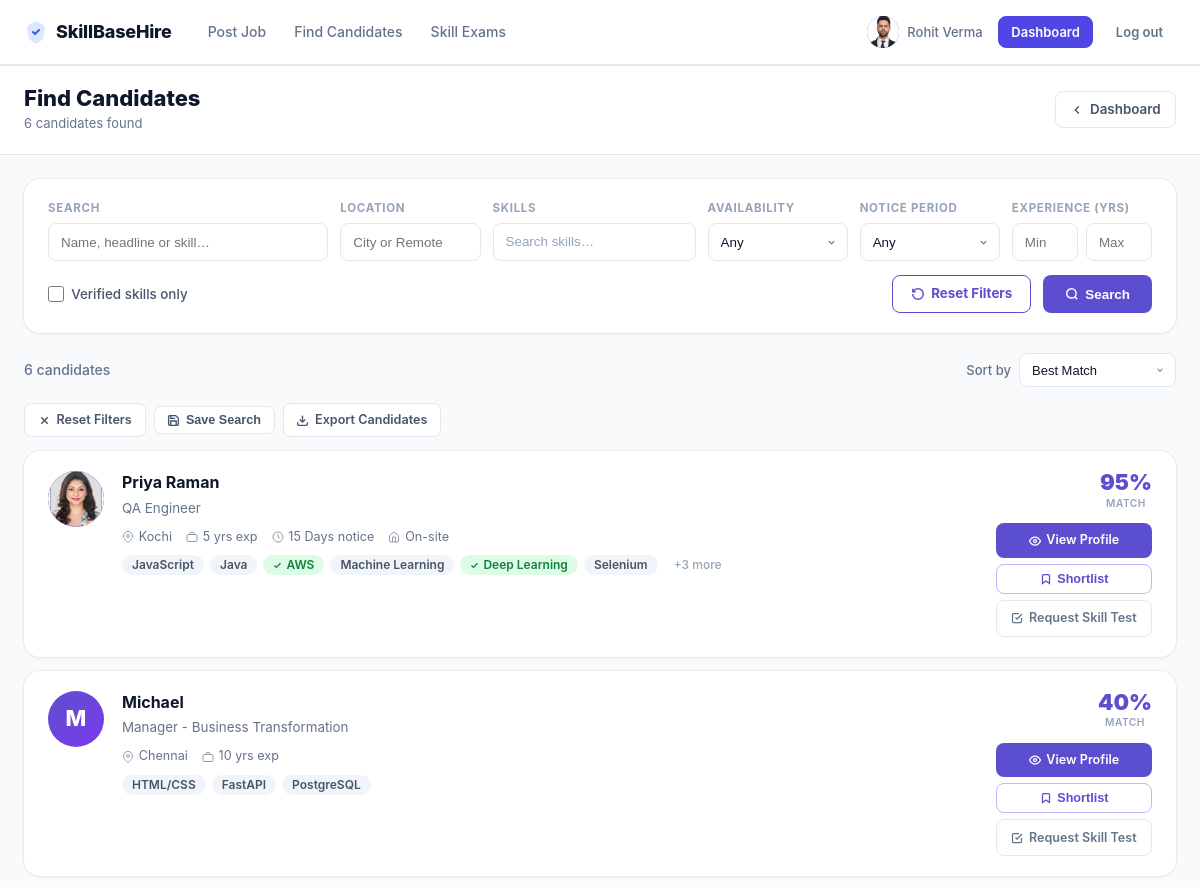
/recruiter/candidates (signed in, upper part), run on an earlier commit of the app's database.
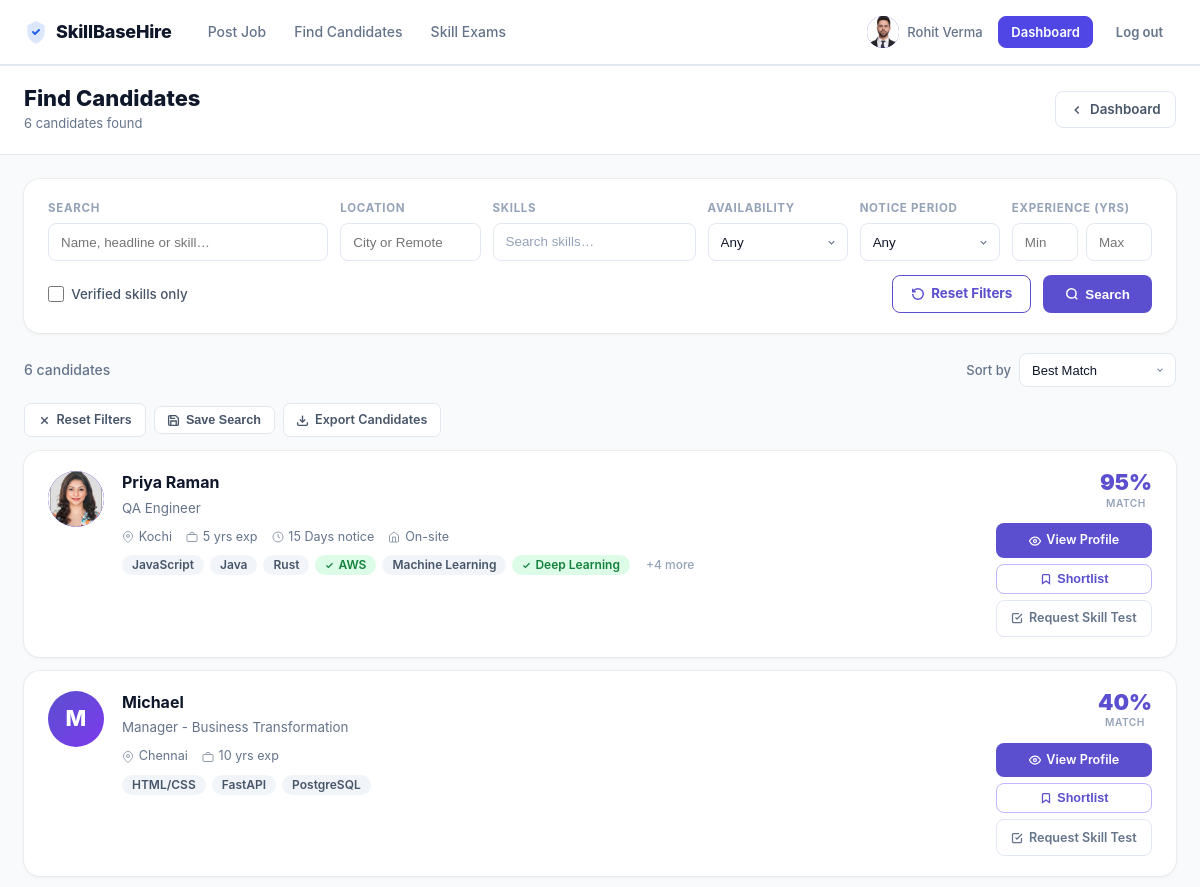
And on a later commit of the database.
### tables this page shows
CREATE TABLE users (
                id INTEGER PRIMARY KEY AUTOINCREMENT,
                name TEXT NOT NULL,
                email TEXT UNIQUE NOT NULL,
                password_hash TEXT NOT NULL,
                role TEXT NOT NULL CHECK(role IN ('candidate','recruiter')),
                created_at TIMESTAMP DEFAULT CURRENT_TIMESTAMP
            , email_verified INTEGER DEFAULT 1, verification_token TEXT);

CREATE TABLE skills (
                id INTEGER PRIMARY KEY AUTOINCREMENT,
                name TEXT UNIQUE NOT NULL,
                category TEXT NOT NULL,
                description TEXT DEFAULT ''
            );

### app.py (the view)
@app.route('/recruiter/candidates')
@recruiter_required
def search_candidates():
    from datetime import datetime as _dt
    db = get_db()
    search          = request.args.get('q', '').strip()
    skill_filters   = [s.strip() for s in request.args.getlist('skill') if s.strip()]
    location_filter = request.args.get('location', '').strip()
    verified_only   = request.args.get('verified', '') == '1'
    notice_filter   = request.args.get('notice', '').strip()
    work_mode_filter= request.args.get('work_mode', '').strip()
    exp_min         = request.args.get('exp_min', '').strip()
    exp_max         = request.args.get('exp_max', '').strip()
    sort_by         = request.args.get('sort', 'best_match')
    query = '''
        SELECT DISTINCT u.id, u.name, u.email, u.created_at,
               cp.headline, cp.location, cp.profile_photo, cp.experience,
               cp.notice_period, cp.work_mode, cp.work_status,
               (SELECT COUNT(*) FROM user_skills WHERE user_id=u.id AND verified=1) AS verified_count,
               (SELECT COUNT(*) FROM user_skills WHERE user_id=u.id) AS total_skills,
               (SELECT GROUP_CONCAT(s.name||':'||us.verified, ',')
                FROM user_skills us JOIN skills s ON us.skill_id=s.id
                WHERE us.user_id=u.id ORDER BY us.verified DESC LIMIT 8) AS skills_data
        FROM users u LEFT JOIN candidate_profiles cp ON u.id=cp.user_id
        WHERE u.role='candidate'
    '''
    params = []
    if search:
        query += ''' AND (u.name LIKE ? OR cp.headline LIKE ? OR cp.bio LIKE ?
                    OR u.id IN (
                        SELECT DISTINCT us.user_id FROM user_skills us JOIN skills s ON us.skill_id=s.id
                        WHERE s.name LIKE ?))'''
        params += [f'%{search}%', f'%{search}%', f'%{search}%', f'%{search}%']
    if location_filter:
        query += ' AND cp.location LIKE ?'
        params.append(f'%{location_filter}%')
    if skill_filters:
        ph = ','.join('?' * len(skill_filters))
        query += f''' AND u.id IN (
            SELECT DISTINCT us.user_id FROM user_skills us JOIN skills s ON us.skill_id=s.id
            WHERE LOWER(s.name) IN ({ph}))'''
        params.extend(s.lower() for s in skill_filters)
    if verified_only:
        query += ' AND (SELECT COUNT(*) FROM user_skills WHERE user_id=u.id AND verified=1) > 0'
    if notice_filter:
        query += ' AND cp.notice_period = ?'
        params.append(notice_filter)
    if work_mode_filter:
        query += ' AND cp.work_mode = ?'
        params.append(work_mode_filter)
    query += ' ORDER BY verified_count DESC, u.created_at DESC'
    raw = db.execute(query, params).fetchall()
    exp_map = {}
    if raw:
        ids = [c['id'] for c in raw]
        placeholders = ','.join('?' * len(ids))
        all_exps = db.execute(
            f'SELECT user_id, start_date, end_date, is_current FROM candidate_work_experience WHERE user_id IN ({placeholders})',
            ids
        ).fetchall()
        now = _dt.now()
        for exp in all_exps:
            uid = exp['user_id']
            if not exp['start_date']:
                continue
            try:
                sy, sm = int(exp['start_date'][:4]), int(exp['start_date'][5:7])
                if exp['is_current'] or not exp['end_date']:
                    ey, em = now.year, now.month
                else:
                    ey, em = int(exp['end_date'][:4]), int(exp['end_date'][5:7])
                exp_map[uid] = exp_map.get(uid, 0) + max(0, (ey - sy) * 12 + (em - sm))
            except Exception:
                pass
    import re as _re
    candidates = []
    for c in raw:
        d = dict(c)
        d['skills']     = parse_skills_data(c['skills_data'])[:6]
        exp_months = exp_map.get(c['id'], 0)
        if exp_months == 0 and c['experience']:
            m = _re.search(r'(\d+(?:\.\d+)?)', c['experience'])
            if m:
                exp_months = int(float(m.group(1)) * 12)
        d['exp_months'] = exp_months
        score = 30
        if d.get('headline'):      score += 5
        if d.get('location'):      score += 5
        if d.get('profile_photo'): score += 5
        if d.get('work_status'):   score += 5
        score += min(d.get('verified_count', 0) * 12, 45)
        d['match_score'] = min(score, 99)
        candidates.append(d)
    if exp_min:
        try:
            candidates = [c for c in candidates if c['exp_months'] >= int(exp_min) * 12]
        except ValueError:
            pass
    if exp_max:
        try:
            candidates = [c for c in candidates if c['exp_months'] <= int(exp_max) * 12]
        except ValueError:
            pass
    _notice_order = {'Immediate': 0, '15 Days': 1, '30 Days': 2, '60 Days': 3, '90 Days': 4}
    if sort_by == 'experience':
        candidates.sort(key=lambda c: c['exp_months'], reverse=True)
    elif sort_by == 'notice':
        candidates.sort(key=lambda c: _notice_order.get(c.get('notice_period') or '', 9))
    elif sort_by in ('recent', 'new'):
        candidates.sort(key=lambda c: c['created_at'] or '', reverse=True)
    else:
        candidates.sort(key=lambda c: c['match_score'], reverse=True)
    has_filters = any([search, skill_filters, location_filter, verified_only,
                       notice_filter, work_mode_filter, exp_min, exp_max])
    all_skills = db.execute('SELECT * FROM skills ORDER BY name').fetchall()
    return render_template('candidates.html', candidates=candidates,
                           all_skills=all_skills, search=search,
                           skill_filters=skill_filters, location_filter=location_filter,
                           verified_only=verified_only, notice_filter=notice_filter,
                           work_mode_filter=work_mode_filter, exp_min=exp_min, exp_max=exp_max,
                           sort_by=sort_by, has_filters=has_filters,
                           user=get_current_user())

### app.py (called while the page is built, shortened)
def get_db():
    db = getattr(g, '_database', None)
    if db is None:
        db = g._database = sqlite3.connect(DATABASE)
        db.row_factory = sqlite3.Row
    return db

@app.teardown_appcontext
def close_connection(_exception):
    db = getattr(g, '_database', None)
    if db is not None:
        db.close()

@app.after_request
def set_security_headers(response):
    response.headers['X-Content-Type-Options'] = 'nosniff'
    response.headers['X-Frame-Options'] = 'SAMEORIGIN'
    response.headers['X-XSS-Protection'] = '1; mode=block'
    response.headers['Referrer-Policy'] = 'strict-origin-when-cross-origin'
    response.headers['Permissions-Policy'] = 'geolocation=(), microphone=(), camera=()'
    if os.environ.get('FLASK_ENV') == 'production':
        response.headers['Strict-Transport-Security'] = 'max-age=31536000; includeSubDomains'
    return response

@app.context_processor
def inject_notif_count():
    return {'unread_notif_count': 0}

def get_current_user():
    if 'user_id' not in session:
        return None
    return get_db().execute('SELECT * FROM users WHERE id = ?', [session['user_id']]).fetchone()

### templates/candidates.html (shortened to what the changed rows need)
{% extends "base.html" %}
{% block content %}
{% macro exp_label(m) -%}
  {%- if m == 0 -%}—
  {%- elif m < 12 -%}{{ m }} mo
  {%- elif m < 24 -%}1 yr
  {%- else -%}{{ (m / 12) | int }} yrs
  {%- endif -%}
{%- endmacro %}
<div class="fcp">
  <div class="fcp-hd">
    <div class="fcp-hd-inner">
      <div>
        <h1>Find Candidates</h1>
      </div>
    </div>
  </div>
  <div class="fcp-body">
    {% if candidates %}
      <div class="fcp-cards">
        {% for c in candidates %}
          <div class="fcp-ccard">
            <a href="{{ url_for('candidate_detail', candidate_id=c.id) }}" class="fcp-av" aria-label="{{ c.name }}">
              {% if c.profile_photo %}
                <img src="/static/uploads/photos/{{ c.profile_photo }}" alt="{{ c.name }}">
              {% else %}
                {{ c.name[0].upper() }}
              {% endif %}
            </a>
            <div class="fcp-cb">
              <div class="fcp-name-row">
                <div>
                  <a href="{{ url_for('candidate_detail', candidate_id=c.id) }}" class="fcp-name">{{ c.name }}</a>
                  {% if c.headline %}
                    <div class="fcp-hl">{{ c.headline }}</div>
                  {% endif %}
                </div>
              </div>
              <div class="fcp-meta">
                {% if c.location %}
                  <span class="fcp-mi">
                    <svg width="12" height="12" viewBox="0 0 24 24" fill="none" stroke="currentColor" stroke-width="2"><path d="M21 10c0 7-9 13-9 13s-9-6-9-13a9 9 0 0118 0z"/><circle cx="12" cy="10" r="3"/></svg>
                    {{ c.location }}
                  </span>
                {% endif %}
                {% if c.exp_months > 0 %}
                  <span class="fcp-mi">
                    <svg width="12" height="12" viewBox="0 0 24 24" fill="none" stroke="currentColor" stroke-width="2"><rect x="2" y="7" width="20" height="14" rx="2"/><path d="M16 7V5a2 2 0 00-2-2h-4a2 2 0 00-2 2v2"/></svg>
                    {{ exp_label(c.exp_months) }} exp
                  </span>
                {% endif %}
                {% if c.notice_period %}
                  <span class="fcp-mi">
                    <svg width="12" height="12" viewBox="0 0 24 24" fill="none" stroke="currentColor" stroke-width="2"><circle cx="12" cy="12" r="10"/><polyline points="12 6 12 12 16 14"/></svg>
                    {{ c.notice_period }} notice
                  </span>
                {% endif %}
                {% if c.work_mode %}
                  <span class="fcp-mi">
                    <svg width="12" height="12" viewBox="0 0 24 24" fill="none" stroke="currentColor" stroke-width="2"><path d="M3 9l9-7 9 7v11a2 2 0 01-2 2H5a2 2 0 01-2-2z"/><polyline points="9 22 9 12 15 12 15 22"/></svg>
                    {{ c.work_mode }}
                  </span>
                {% endif %}
              </div>
              {% if c.skills %}
                <div class="fcp-skills">
                  {% for sk in c.skills %}
                    <span class="fcp-sk {{ 'fcp-sk--v' if sk.verified else 'fcp-sk--u' }}">
                      {% if sk.verified %}
                        <svg width="9" height="9" viewBox="0 0 24 24" fill="none" stroke="currentColor" stroke-width="3.5"><polyline points="20 6 9 17 4 12"/></svg>
                      {% endif %}
                      {{ sk.name }}
                    </span>
                  {% endfor %}
                  {% if c.total_skills > (c.skills | length) %}
                    <span class="fcp-sk fcp-sk--more">+{{ c.total_skills - (c.skills | length) }} more</span>
                  {% endif %}
                </div>
              {% endif %}
            </div>
            <div class="fcp-cr">
              <div class="fcp-score-wrap">
                <div class="fcp-score">{{ c.match_score }}%</div>
                <div class="fcp-score-lbl">Match</div>
              </div>
              <div class="fcp-actions">
                <a href="{{ url_for('candidate_detail', candidate_id=c.id) }}" class="fcp-btn fcp-btn--prim">
                  <svg width="12" height="12" viewBox="0 0 24 24" fill="none" stroke="currentColor" stroke-width="2.5"><path d="M1 12s4-8 11-8 11 8 11 8-4 8-11 8-11-8-11-8z"/><circle cx="12" cy="12" r="3"/></svg>
                  View Profile
                </a>
                <button class="fcp-btn fcp-btn--out" onclick="shortlist({{ c.id }}, this)">
                  <svg width="12" height="12" viewBox="0 0 24 24" fill="none" stroke="currentColor" stroke-width="2.5"><path d="M19 21l-7-5-7 5V5a2 2 0 012-2h10a2 2 0 012 2z"/></svg>
                  Shortlist
                </button>
                <a href="{{ url_for('candidate_detail', candidate_id=c.id) }}#skills" class="fcp-btn fcp-btn--ghost">
                  <svg width="12" height="12" viewBox="0 0 24 24" fill="none" stroke="currentColor" stroke-width="2.5"><path d="M9 11l3 3L22 4"/><path d="M21 12v7a2 2 0 01-2 2H5a2 2 0 01-2-2V5a2 2 0 012-2h11"/></svg>
                  Request Skill Test
                </a>
              </div>
            </div>
          </div>
        {% endfor %}
      </div>
    {% endif %}
  </div>
</div>
{% endblock %}

What changed in the data, as far as the page shows it:
changed users "Priya Raman": loses skills (name "Selenium"); gains skills (name "Rust"); total_skills "3" → "4"
